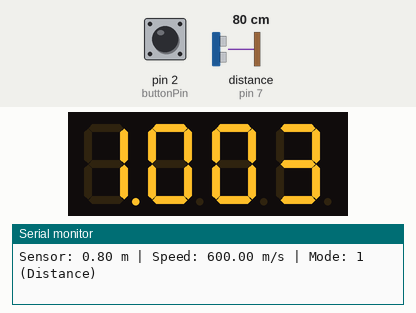
Simulated run of this sketch. Board: Arduino Uno, built with avr-gcc and run on an emulated ATmega328P. Shown: 4-digit seven-segment display, the last lines printed to the serial monitor. Wiring (inferred from the names in the program): ultrasonic range finder: trigger pin 7; echo pin 7. The test bench sets the inputs (shaded band); at power-on: pin 2 (buttonPin) HIGH, distance to the obstacle (sensor on pin 7) 80 cm. The echo pulse lasts 58.3 µs per cm.

Above: at 1.2 s.
1.3 s: pin 2 (buttonPin) pulled LOW for 0.15 s
At 2.1 s:
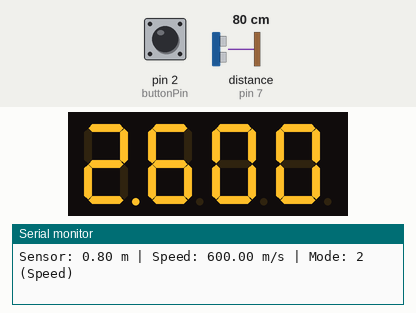
5.9 s: pin 2 (buttonPin) pulled LOW for 1 s
12.9 s: pin 2 (buttonPin) pulsed LOW 5 times (0.12 s each, 0.3 s apart)
17.4 s: pin 2 (buttonPin) pulsed LOW 2 times (0.12 s each, 0.3 s apart)
Timing chart, 0 to 20.4 s (numbered marks = the images above; inputs shaded):
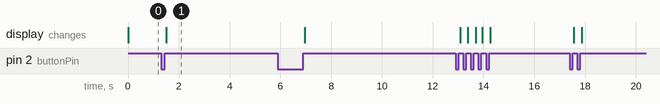

Measured:
- after the input at 1.3 s, the display: changes after 0.20 s (image 1)

The sketch:

cyclocomputer1.ino
```cpp
#include <Wire.h>
#include <Adafruit_GFX.h>
#include <Adafruit_LEDBackpack.h>

const int pingPin = 7;
const int buttonPin = 2;
const int circonference = 3; // in meters

Adafruit_7segment display = Adafruit_7segment();

long totalDistance = 0;
float speed = 0; // in m/s
unsigned long lastRotationTime = 0;

bool spokePreviouslyDetected = false;
bool displaySpeed = false;

unsigned long lastButtonPress = 0;
const int debounceDelay = 250;
bool lastButtonState = HIGH;

void setup() {
  pinMode(buttonPin, INPUT_PULLUP);
  lastButtonState = digitalRead(buttonPin);
  display.begin(0x70);
  Serial.begin(9600);
}

void loop() {
  handleButton();
  float distance = readDistance();
  detectRotation(distance);
  updateDisplay(distance);

  delay(50); //refresh time
}

// Detect button input with release
void handleButton() {
  bool buttonState = digitalRead(buttonPin);
  unsigned long now = millis();

  if (lastButtonState == LOW && buttonState == HIGH && (now - lastButtonPress > debounceDelay)) {
    displaySpeed = !displaySpeed;
    Serial.println(displaySpeed ? "Switched to speed" : "Switched to distance");
    lastButtonPress = now;
  }

  lastButtonState = buttonState;
}


float readDistance() {
  long duration;

  // emit sound wave
  pinMode(pingPin, OUTPUT);
  digitalWrite(pingPin, LOW);
  delayMicroseconds(2);
  digitalWrite(pingPin, HIGH);
  delayMicroseconds(5);
  digitalWrite(pingPin, LOW);

  // Listen for echo
  pinMode(pingPin, INPUT);
  duration = pulseIn(pingPin, HIGH, 30000);

  // Convert to meters
  return (duration > 0) ? (duration / 29.0 / 2) / 100.0 : -1;
}

void detectRotation(float distance) {
  bool spokeNowDetected = (distance > 0 && distance < 1.5);

  if (spokeNowDetected && !spokePreviouslyDetected) {
    //update distance
    totalDistance += circonference;

    unsigned long currentTime = millis();
    unsigned long deltaTime = currentTime - lastRotationTime;

    //upadate speed
    if (deltaTime > 0) {
      speed = circonference / (deltaTime / 1000.0); // m/s
    }

    lastRotationTime = currentTime;
  }

  spokePreviouslyDetected = spokeNowDetected;
}

void updateDisplay(float distance) {
  display.clear();

  int valueToDisplay = displaySpeed ? (int)speed : (int)totalDistance;
  int modeDigit = displaySpeed ? 2 : 1;

  // Cap display up to 999
  valueToDisplay = min(valueToDisplay, 999);

  display.writeDigitNum(0, modeDigit, true);

  int hundreds = (valueToDisplay / 100) % 10;
  int tens     = (valueToDisplay / 10)  % 10;
  int ones     = valueToDisplay % 10;

  // Display value digits
  display.writeDigitNum(1, hundreds);
  display.writeDigitNum(3, tens);
  display.writeDigitNum(4, ones);

  display.writeDisplay();

  // Debug
  Serial.print("Sensor: ");
  Serial.print(distance, 2);
  Serial.print(" m | Speed: ");
  Serial.print(speed, 2);
  Serial.print(" m/s | Mode: ");
  Serial.println(displaySpeed ? "2 (Speed)" : "1 (Distance)");
}
```
